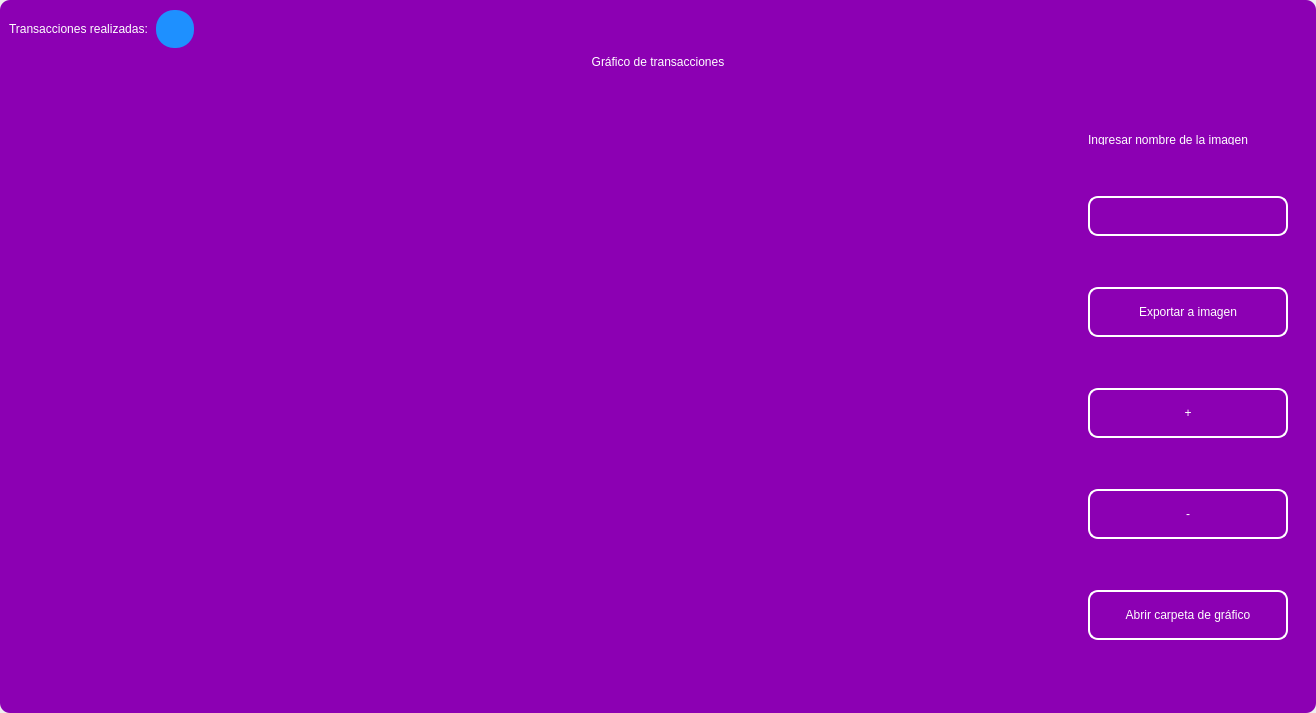
<?xml version="1.0" encoding="UTF-8"?>
<ui version="4.0">
 <class>MainWindow</class>
 <widget class="QMainWindow" name="MainWindow">
  <property name="geometry">
   <rect>
    <x>0</x>
    <y>0</y>
    <width>1316</width>
    <height>713</height>
   </rect>
  </property>
  <property name="windowTitle">
   <string>MainWindow</string>
  </property>
  <property name="styleSheet">
   <string notr="true"/>
  </property>
  <widget class="QWidget" name="centralwidget">
   <property name="styleSheet">
    <string notr="true"/>
   </property>
   <layout class="QVBoxLayout" name="verticalLayout">
    <property name="spacing">
     <number>0</number>
    </property>
    <property name="leftMargin">
     <number>0</number>
    </property>
    <property name="topMargin">
     <number>0</number>
    </property>
    <property name="rightMargin">
     <number>0</number>
    </property>
    <property name="bottomMargin">
     <number>0</number>
    </property>
    <item>
     <widget class="QFrame" name="frame">
      <property name="enabled">
       <bool>true</bool>
      </property>
      <property name="styleSheet">
       <string notr="true">
QFrame {
border-radius:10px;
background-color: rgb(140, 0, 179);
 }
</string>
      </property>
      <property name="frameShape">
       <enum>QFrame::StyledPanel</enum>
      </property>
      <property name="frameShadow">
       <enum>QFrame::Raised</enum>
      </property>
      <layout class="QVBoxLayout" name="verticalLayout_2">
       <item>
        <widget class="QFrame" name="frame_superior">
         <property name="minimumSize">
          <size>
           <width>0</width>
           <height>40</height>
          </size>
         </property>
         <property name="maximumSize">
          <size>
           <width>16777215</width>
           <height>40</height>
          </size>
         </property>
         <property name="styleSheet">
          <string notr="true">QPushButton{
border-radius:18px;
}

QPushButton:hover{
	background-color: rgb(0, 0, 0);
}
</string>
         </property>
         <property name="frameShape">
          <enum>QFrame::StyledPanel</enum>
         </property>
         <property name="frameShadow">
          <enum>QFrame::Raised</enum>
         </property>
         <layout class="QHBoxLayout" name="horizontalLayout_3">
          <property name="spacing">
           <number>4</number>
          </property>
          <property name="leftMargin">
           <number>0</number>
          </property>
          <property name="topMargin">
           <number>0</number>
          </property>
          <property name="rightMargin">
           <number>0</number>
          </property>
          <property name="bottomMargin">
           <number>0</number>
          </property>
          <item>
           <widget class="QLabel" name="label_3">
            <property name="styleSheet">
             <string notr="true">color: rgb(255, 255, 255);
font: 15pt &quot;MS Shell Dlg 2&quot;;</string>
            </property>
            <property name="text">
             <string>Transacciones realizadas: </string>
            </property>
           </widget>
          </item>
          <item>
           <widget class="QPushButton" name="btn_exit_2">
            <property name="minimumSize">
             <size>
              <width>38</width>
              <height>38</height>
             </size>
            </property>
            <property name="maximumSize">
             <size>
              <width>38</width>
              <height>38</height>
             </size>
            </property>
            <property name="cursor">
             <cursorShape>ArrowCursor</cursorShape>
            </property>
            <property name="styleSheet">
             <string notr="true">background-color: #1E90FF;</string>
            </property>
            <property name="text">
             <string/>
            </property>
            <property name="iconSize">
             <size>
              <width>35</width>
              <height>35</height>
             </size>
            </property>
           </widget>
          </item>
          <item>
           <spacer name="horizontalSpacer_2">
            <property name="orientation">
             <enum>Qt::Horizontal</enum>
            </property>
            <property name="sizeHint" stdset="0">
             <size>
              <width>443</width>
              <height>20</height>
             </size>
            </property>
           </spacer>
          </item>
          <item>
           <widget class="QPushButton" name="btn_exit">
            <property name="minimumSize">
             <size>
              <width>38</width>
              <height>38</height>
             </size>
            </property>
            <property name="maximumSize">
             <size>
              <width>38</width>
              <height>38</height>
             </size>
            </property>
            <property name="cursor">
             <cursorShape>PointingHandCursor</cursorShape>
            </property>
            <property name="text">
             <string/>
            </property>
            <property name="iconSize">
             <size>
              <width>35</width>
              <height>35</height>
             </size>
            </property>
           </widget>
          </item>
          <item>
           <widget class="QPushButton" name="bt_minimizar">
            <property name="minimumSize">
             <size>
              <width>38</width>
              <height>38</height>
             </size>
            </property>
            <property name="maximumSize">
             <size>
              <width>38</width>
              <height>38</height>
             </size>
            </property>
            <property name="cursor">
             <cursorShape>PointingHandCursor</cursorShape>
            </property>
            <property name="text">
             <string/>
            </property>
            <property name="icon">
             <iconset>
              <normaloff>image/minus.svg</normaloff>image/minus.svg</iconset>
            </property>
            <property name="iconSize">
             <size>
              <width>38</width>
              <height>38</height>
             </size>
            </property>
           </widget>
          </item>
          <item>
           <widget class="QPushButton" name="bt_maximizar">
            <property name="minimumSize">
             <size>
              <width>38</width>
              <height>38</height>
             </size>
            </property>
            <property name="maximumSize">
             <size>
              <width>38</width>
              <height>38</height>
             </size>
            </property>
            <property name="cursor">
             <cursorShape>PointingHandCursor</cursorShape>
            </property>
            <property name="text">
             <string/>
            </property>
            <property name="icon">
             <iconset>
              <normaloff>image/chevron-up.svg</normaloff>image/chevron-up.svg</iconset>
            </property>
            <property name="iconSize">
             <size>
              <width>38</width>
              <height>38</height>
             </size>
            </property>
           </widget>
          </item>
          <item>
           <widget class="QPushButton" name="bt_restaurar">
            <property name="minimumSize">
             <size>
              <width>38</width>
              <height>38</height>
             </size>
            </property>
            <property name="maximumSize">
             <size>
              <width>38</width>
              <height>38</height>
             </size>
            </property>
            <property name="cursor">
             <cursorShape>PointingHandCursor</cursorShape>
            </property>
            <property name="text">
             <string/>
            </property>
            <property name="icon">
             <iconset>
              <normaloff>image/chevron-down.svg</normaloff>image/chevron-down.svg</iconset>
            </property>
            <property name="iconSize">
             <size>
              <width>38</width>
              <height>38</height>
             </size>
            </property>
           </widget>
          </item>
          <item>
           <widget class="QPushButton" name="bt_cerrar">
            <property name="minimumSize">
             <size>
              <width>38</width>
              <height>38</height>
             </size>
            </property>
            <property name="maximumSize">
             <size>
              <width>38</width>
              <height>38</height>
             </size>
            </property>
            <property name="cursor">
             <cursorShape>PointingHandCursor</cursorShape>
            </property>
            <property name="text">
             <string/>
            </property>
            <property name="icon">
             <iconset>
              <normaloff>image/x.svg</normaloff>image/x.svg</iconset>
            </property>
            <property name="iconSize">
             <size>
              <width>38</width>
              <height>38</height>
             </size>
            </property>
           </widget>
          </item>
         </layout>
        </widget>
       </item>
       <item>
        <widget class="QLabel" name="label">
         <property name="styleSheet">
          <string notr="true">font: 30pt &quot;MS Shell Dlg 2&quot;;
color: rgb(255, 255, 255);</string>
         </property>
         <property name="text">
          <string>Gráfico de transacciones</string>
         </property>
         <property name="alignment">
          <set>Qt::AlignCenter</set>
         </property>
        </widget>
       </item>
       <item>
        <widget class="QFrame" name="frame_3">
         <property name="minimumSize">
          <size>
           <width>0</width>
           <height>0</height>
          </size>
         </property>
         <property name="frameShape">
          <enum>QFrame::StyledPanel</enum>
         </property>
         <property name="frameShadow">
          <enum>QFrame::Raised</enum>
         </property>
         <layout class="QHBoxLayout" name="horizontalLayout_4">
          <property name="leftMargin">
           <number>9</number>
          </property>
          <property name="topMargin">
           <number>9</number>
          </property>
          <property name="rightMargin">
           <number>9</number>
          </property>
          <item>
           <widget class="QGraphicsView" name="graphics_view">
            <property name="dragMode">
             <enum>QGraphicsView::NoDrag</enum>
            </property>
            <property name="transformationAnchor">
             <enum>QGraphicsView::NoAnchor</enum>
            </property>
           </widget>
          </item>
          <item>
           <layout class="QVBoxLayout" name="verticalLayout_4">
            <property name="spacing">
             <number>10</number>
            </property>
            <property name="sizeConstraint">
             <enum>QLayout::SetDefaultConstraint</enum>
            </property>
            <property name="leftMargin">
             <number>10</number>
            </property>
            <property name="topMargin">
             <number>10</number>
            </property>
            <property name="rightMargin">
             <number>10</number>
            </property>
            <property name="bottomMargin">
             <number>10</number>
            </property>
            <item>
             <widget class="QLabel" name="label_2">
              <property name="minimumSize">
               <size>
                <width>10</width>
                <height>10</height>
               </size>
              </property>
              <property name="maximumSize">
               <size>
                <width>500</width>
                <height>10</height>
               </size>
              </property>
              <property name="styleSheet">
               <string notr="true">color: rgb(255, 255, 255);
font: 10pt &quot;MS Shell Dlg 2&quot;;</string>
              </property>
              <property name="text">
               <string>Ingresar nombre de la imagen</string>
              </property>
             </widget>
            </item>
            <item>
             <widget class="QLineEdit" name="name_imagetxt">
              <property name="sizePolicy">
               <sizepolicy hsizetype="Fixed" vsizetype="Fixed">
                <horstretch>0</horstretch>
                <verstretch>0</verstretch>
               </sizepolicy>
              </property>
              <property name="minimumSize">
               <size>
                <width>200</width>
                <height>35</height>
               </size>
              </property>
              <property name="maximumSize">
               <size>
                <width>150</width>
                <height>40</height>
               </size>
              </property>
              <property name="styleSheet">
               <string notr="true">QLabel {
	color: rgb(255, 255, 254);
	font: 12pt &quot;Arial&quot;;
	background-color: rgba(0, 0, 0,0);
}

QTextEdit{
background-color: rgba(0, 0, 0,0);
border-radius:10px; 
font: 12pt &quot;Arial&quot;;
color: rgb(255, 255, 254);
border: 2px solid  rgb(255, 255, 255);

}

QTextEdit:hover{
background-color: rgba(0, 0, 0,0);
border-radius:10px; 
font: 12pt &quot;Arial&quot;;
border: 2px solid  rgb(120, 0, 171);
}

QTextEdit:focus{
background-color: rgb(0, 0, 0);
border-radius:10px; 
font: 12pt &quot;Arial&quot;;
border: 2px solid rgb(120, 0, 171);
}

QLineEdit{
background-color: rgba(0, 0, 0,0);
border-radius:10px; 
font: 12pt &quot;Arial&quot;;
color: rgb(255, 255, 254);
border: 2px solid  rgb(255, 255, 255);

}

QLineEdit:hover{
background-color: rgba(0, 0, 0,0);
border-radius:10px; 
font: 12pt &quot;Arial&quot;;
border: 2px solid  rgb(120, 0, 171);
}

QLineEdit:focus{
background-color: rgb(0, 0, 0);
border-radius:10px; 
font: 12pt &quot;Arial&quot;;
border: 2px solid rgb(120, 0, 171);
}

QCheckBox{
	font: 12pt &quot;Arial&quot;;
	color: rgb(255, 255, 255);
}

QCheckBox::indicator {
    width: 18px;
    height:18px;
}

QCheckBox::indicator:unchecked {
   background-image: url(image/square.svg);
}

QCheckBox::indicator:checked {
   background-image: url(image/check-square.svg);
}

QPushButton{
border-radius:10px; 
font: 12pt &quot;Arial&quot;;
color: rgb(255, 255, 254);
border: 2px solid #ffffff;
}

QPushButton:hover{
border-radius:10px; 
font: 12pt &quot;Arial&quot;;
color: rgb(255, 255, 255);
border: 2px solid rgb(120, 0, 171);
	background-color: rgb(120, 0, 171);
}
</string>
              </property>
              <property name="alignment">
               <set>Qt::AlignLeading|Qt::AlignLeft|Qt::AlignVCenter</set>
              </property>
             </widget>
            </item>
            <item>
             <widget class="QPushButton" name="btn_export_image">
              <property name="minimumSize">
               <size>
                <width>50</width>
                <height>40</height>
               </size>
              </property>
              <property name="maximumSize">
               <size>
                <width>300</width>
                <height>50</height>
               </size>
              </property>
              <property name="cursor">
               <cursorShape>PointingHandCursor</cursorShape>
              </property>
              <property name="styleSheet">
               <string notr="true">QPushButton{
border-radius:10px; 
font: 12pt &quot;Arial&quot;;
color: rgb(255, 255, 254);
border: 2px solid #ffffff;
}

QPushButton:hover{
border-radius:10px; 
font: 12pt &quot;Arial&quot;;
color: rgb(255, 255, 255);
border: 2px solid rgb(120, 0, 171);
	background-color: rgb(120, 0, 171);
}</string>
              </property>
              <property name="text">
               <string>Exportar a imagen</string>
              </property>
              <property name="iconSize">
               <size>
                <width>35</width>
                <height>35</height>
               </size>
              </property>
             </widget>
            </item>
            <item>
             <widget class="QPushButton" name="zoom_in_button">
              <property name="minimumSize">
               <size>
                <width>0</width>
                <height>40</height>
               </size>
              </property>
              <property name="maximumSize">
               <size>
                <width>300</width>
                <height>50</height>
               </size>
              </property>
              <property name="cursor">
               <cursorShape>PointingHandCursor</cursorShape>
              </property>
              <property name="styleSheet">
               <string notr="true">QPushButton{
border-radius:10px; 
font: 20pt &quot;Arial&quot;;
color: rgb(255, 255, 254);
border: 2px solid #ffffff;
}

QPushButton:hover{
border-radius:10px; 
font: 12pt &quot;Arial&quot;;
color: rgb(255, 255, 255);
border: 2px solid rgb(120, 0, 171);
	background-color: rgb(120, 0, 171);
}</string>
              </property>
              <property name="text">
               <string>+</string>
              </property>
              <property name="iconSize">
               <size>
                <width>35</width>
                <height>35</height>
               </size>
              </property>
             </widget>
            </item>
            <item>
             <widget class="QPushButton" name="zoom_out_button">
              <property name="minimumSize">
               <size>
                <width>0</width>
                <height>40</height>
               </size>
              </property>
              <property name="maximumSize">
               <size>
                <width>300</width>
                <height>50</height>
               </size>
              </property>
              <property name="cursor">
               <cursorShape>PointingHandCursor</cursorShape>
              </property>
              <property name="styleSheet">
               <string notr="true">QPushButton{
border-radius:10px; 
font: 20pt &quot;Arial&quot;;
color: rgb(255, 255, 254);
border: 2px solid #ffffff;
}

QPushButton:hover{
border-radius:10px; 
font: 12pt &quot;Arial&quot;;
color: rgb(255, 255, 255);
border: 2px solid rgb(120, 0, 171);
	background-color: rgb(120, 0, 171);
}</string>
              </property>
              <property name="text">
               <string>-</string>
              </property>
              <property name="iconSize">
               <size>
                <width>35</width>
                <height>35</height>
               </size>
              </property>
             </widget>
            </item>
            <item>
             <widget class="QPushButton" name="open_explore_file">
              <property name="minimumSize">
               <size>
                <width>0</width>
                <height>40</height>
               </size>
              </property>
              <property name="maximumSize">
               <size>
                <width>300</width>
                <height>50</height>
               </size>
              </property>
              <property name="cursor">
               <cursorShape>PointingHandCursor</cursorShape>
              </property>
              <property name="styleSheet">
               <string notr="true">QPushButton{
border-radius:10px; 
font: 12pt &quot;Arial&quot;;
color: rgb(255, 255, 254);
border: 2px solid #ffffff;
}

QPushButton:hover{
border-radius:10px; 
font: 12pt &quot;Arial&quot;;
color: rgb(255, 255, 255);
border: 2px solid rgb(120, 0, 171);
	background-color: rgb(120, 0, 171);
}</string>
              </property>
              <property name="text">
               <string>Abrir carpeta de gráfico</string>
              </property>
              <property name="iconSize">
               <size>
                <width>35</width>
                <height>35</height>
               </size>
              </property>
             </widget>
            </item>
           </layout>
          </item>
         </layout>
        </widget>
       </item>
      </layout>
     </widget>
    </item>
   </layout>
  </widget>
 </widget>
 <resources/>
 <connections/>
</ui>
